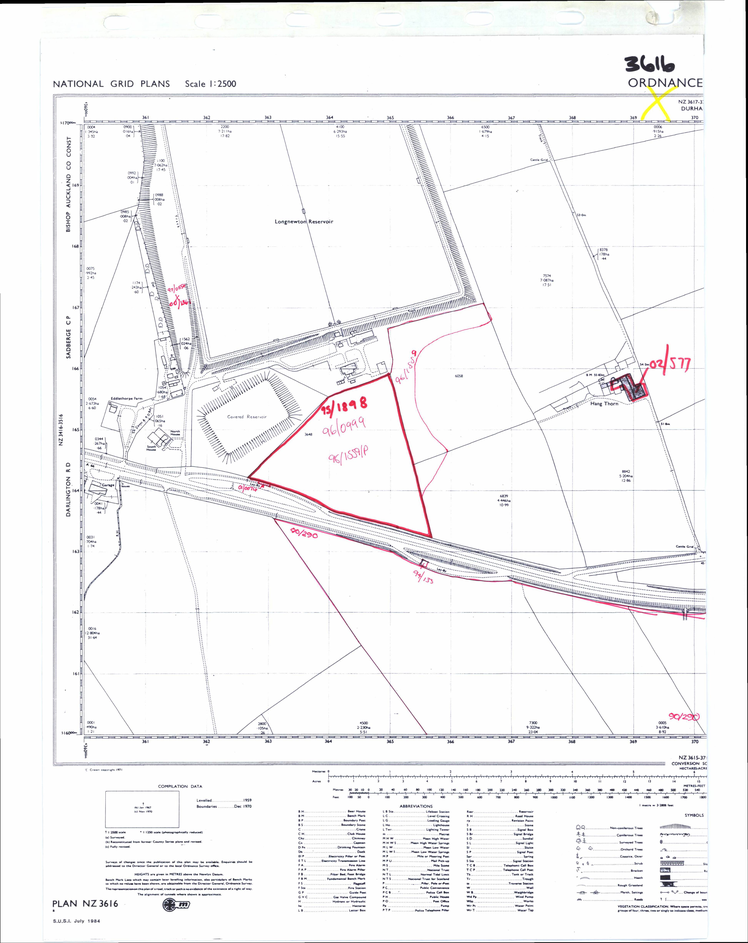
#> input picture data/input/stockton_1.png, 748 x 943 px, shrunk from 3890 x 4906 before the run, found by its file name
$ python draft_mask.py
#> lines starting #> are read from the running program, lines starting #| are printed output that depends on the picture; after the words box and inside, x2 and y2 are one past the last pixel; in counts of white or black regions, pixels touching at a corner belong together
import cv2
import numpy as np
from skimage import color
import os

print("Creating draft mask")

# paths
IMAGE_PATH = os.path.join("data", "input", "stockton_1.png")
OUTPUT_PATH = os.path.join("data", "input", "draft_mask.png")

# load image
image_bgr = cv2.imread(IMAGE_PATH)
#> image_bgr is the input picture: shape (943, 748, 3); mean B, G, R 245.1, 244.3, 244.9
if image_bgr is None:
    raise FileNotFoundError(f"Image not found at {IMAGE_PATH}")
image_rgb = cv2.cvtColor(image_bgr, cv2.COLOR_BGR2RGB)

# hsv mask
hsv = cv2.cvtColor(image_bgr, cv2.COLOR_BGR2HSV)
#> hsv: shape (943, 748, 3); mean H, S, V 23.9, 2.7, 246
m1 = cv2.inRange(hsv, (0, 70, 50), (10, 255, 255))
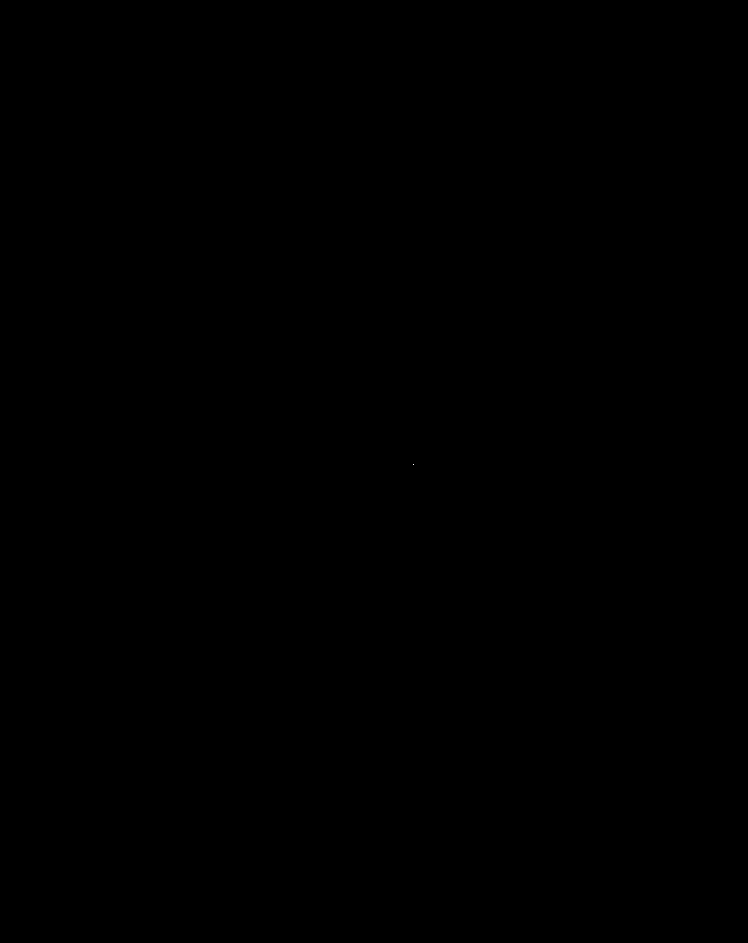
#> m1: shape (943, 748); 0% white in thin lines or dots, all inside (x1, y1, x2, y2) = (413, 464, 414, 465)
m2 = cv2.inRange(hsv, (170, 70, 50), (180, 255, 255))
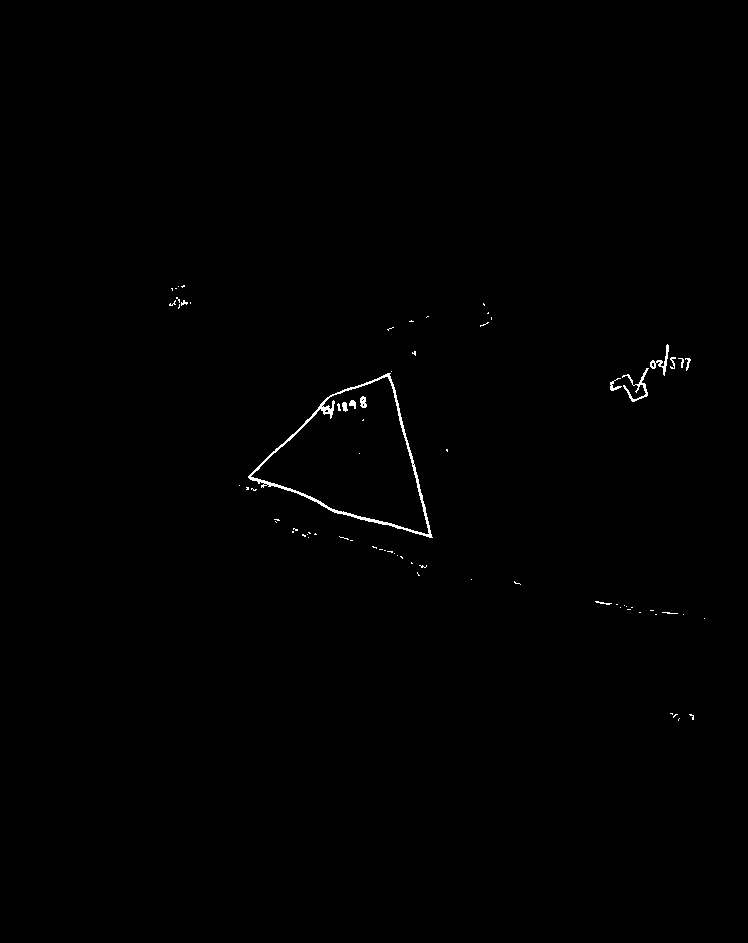
#> m2: shape (943, 748); 0.36% white in thin lines or dots, all inside (x1, y1, x2, y2) = (169, 285, 705, 721)
red_hsv = cv2.bitwise_or(m1, m2) > 0

# l*a*b* mask
lab = color.rgb2lab(image_rgb / 255.0)
#> lab: shape (943, 748, 3) float64; mean of channels 0, 1, 2 96.3, 0.4, -0.3
a_channel = lab[..., 1]
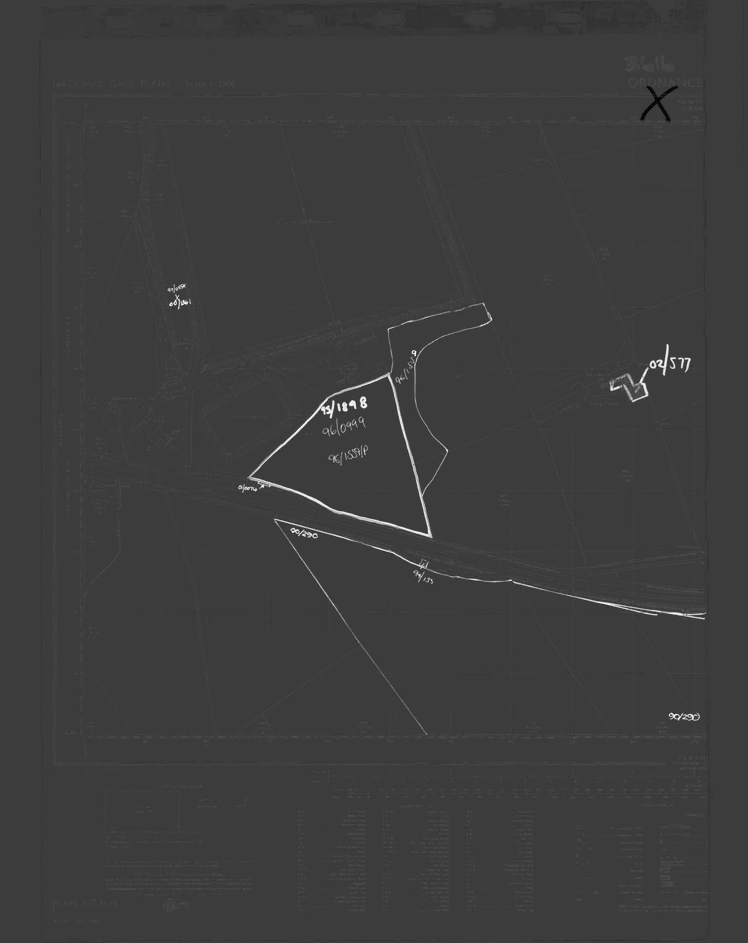
#> a_channel: shape (943, 748) float64; min -24.26, max 77.72, mean 0.4; drawn with min black and max white
a_thr = np.percentile(a_channel, 99.3)
#> a_thr = 17.66
red_lab = (a_channel > a_thr)
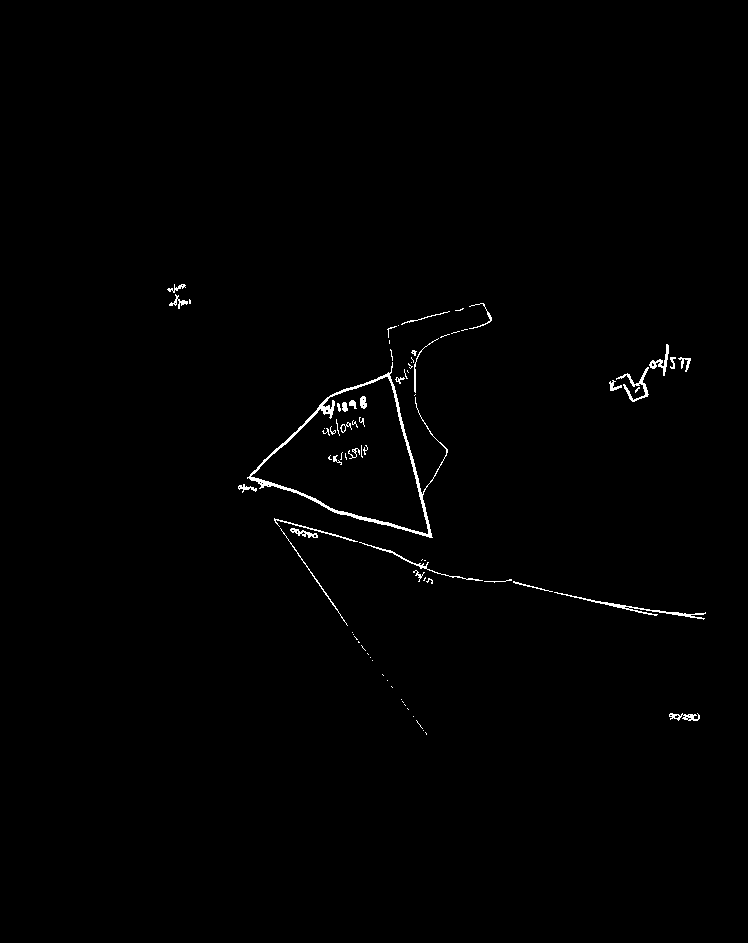
#> red_lab: shape (943, 748) bool; 0.7% white in thin lines or dots, all inside (x1, y1, x2, y2) = (167, 284, 706, 735)

# combine and clean
red_combined_bool = (red_hsv | red_lab)
red_combined_int = red_combined_bool.astype(np.uint8) * 255
kernel = np.ones((5, 5), np.uint8)
final_mask = cv2.morphologyEx(red_combined_int, cv2.MORPH_CLOSE, kernel)
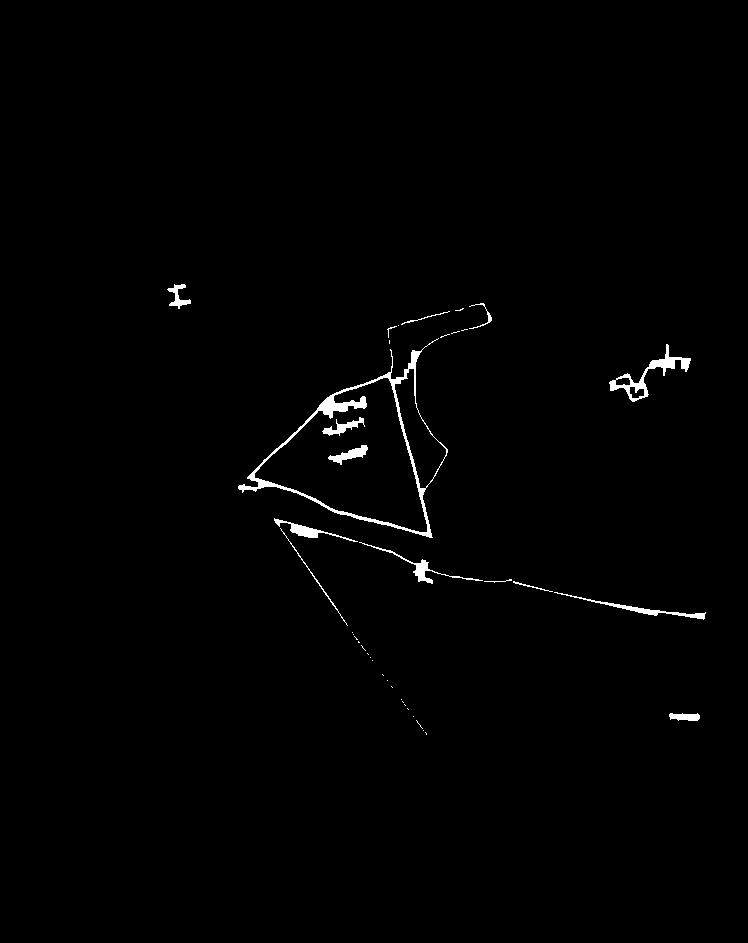
#> final_mask: shape (943, 748); 0.9% white; 40 white regions (25 under 20 px), largest, box (x1, y1, x2, y2) and area: (238, 338, 448, 538) 2677, (609, 344, 691, 402) 862, (554, 592, 706, 620) 482

# save draft mask
cv2.imwrite(OUTPUT_PATH, final_mask)
print(f"Draft mask saved to '{OUTPUT_PATH}'")
